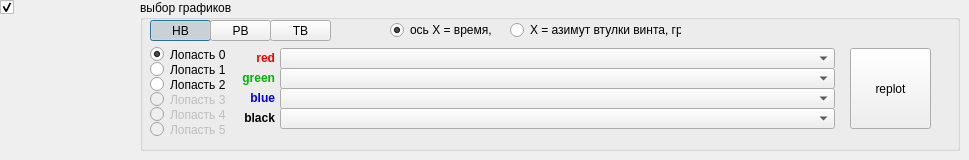
          <widget class="QCustomPlot" name="plot_mainrotor">
           <attribute name="title">
            <string>   Rotors   </string>
           </attribute>
           <widget class="QGroupBox" name="plotbox_mr">
            <property name="geometry">
             <rect>
              <x>140</x>
              <y>0</y>
              <width>820</width>
              <height>151</height>
             </rect>
            </property>
            <property name="title">
             <string>выбор графиков</string>
            </property>
            <widget class="QRadioButton" name="ButtonBl4">
             <property name="enabled">
              <bool>false</bool>
             </property>
             <property name="geometry">
              <rect>
               <x>10</x>
               <y>105</y>
               <width>84</width>
               <height>19</height>
              </rect>
             </property>
             <property name="text">
              <string>Лопасть 4</string>
             </property>
             <attribute name="buttonGroup">
              <string notr="true">buttonGroupBl</string>
             </attribute>
            </widget>
            <widget class="QRadioButton" name="ButtonBl0">
             <property name="geometry">
              <rect>
               <x>10</x>
               <y>45</y>
               <width>84</width>
               <height>19</height>
              </rect>
             </property>
             <property name="text">
              <string>Лопасть 0</string>
             </property>
             <property name="checked">
              <bool>true</bool>
             </property>
             <attribute name="buttonGroup">
              <string notr="true">buttonGroupBl</string>
             </attribute>
            </widget>
            <widget class="QRadioButton" name="ButtonBl3">
             <property name="enabled">
              <bool>false</bool>
             </property>
             <property name="geometry">
              <rect>
               <x>10</x>
               <y>90</y>
               <width>84</width>
               <height>19</height>
              </rect>
             </property>
             <property name="text">
              <string>Лопасть 3</string>
             </property>
             <attribute name="buttonGroup">
              <string notr="true">buttonGroupBl</string>
             </attribute>
            </widget>
            <widget class="QRadioButton" name="ButtonBl2">
             <property name="geometry">
              <rect>
               <x>10</x>
               <y>75</y>
               <width>84</width>
               <height>19</height>
              </rect>
             </property>
             <property name="text">
              <string>Лопасть 2</string>
             </property>
             <attribute name="buttonGroup">
              <string notr="true">buttonGroupBl</string>
             </attribute>
            </widget>
            <widget class="QRadioButton" name="ButtonBl1">
             <property name="geometry">
              <rect>
               <x>10</x>
               <y>60</y>
               <width>84</width>
               <height>19</height>
              </rect>
             </property>
             <property name="text">
              <string>Лопасть 1</string>
             </property>
             <attribute name="buttonGroup">
              <string notr="true">buttonGroupBl</string>
             </attribute>
            </widget>
            <widget class="QPushButton" name="Button_replot_rotors">
             <property name="geometry">
              <rect>
               <x>710</x>
               <y>48</y>
               <width>81</width>
               <height>81</height>
              </rect>
             </property>
             <property name="text">
              <string>replot</string>
             </property>
            </widget>
            <widget class="QLabel" name="label_red_4">
             <property name="enabled">
              <bool>true</bool>
             </property>
             <property name="geometry">
              <rect>
               <x>100</x>
               <y>50</y>
               <width>35</width>
               <height>16</height>
              </rect>
             </property>
             <property name="font">
              <font>
               <weight>75</weight>
               <bold>true</bold>
               <underline>false</underline>
              </font>
             </property>
             <property name="layoutDirection">
              <enum>Qt::LeftToRight</enum>
             </property>
             <property name="styleSheet">
              <string notr="true">color: rgb(240, 0, 0);</string>
             </property>
             <property name="text">
              <string>red</string>
             </property>
             <property name="alignment">
              <set>Qt::AlignRight|Qt::AlignTrailing|Qt::AlignVCenter</set>
             </property>
            </widget>
            <widget class="QComboBox" name="combo_mr_red">
             <property name="geometry">
              <rect>
               <x>140</x>
               <y>48</y>
               <width>555</width>
               <height>21</height>
              </rect>
             </property>
             <property name="font">
              <font>
               <family>Consolas</family>
               <pointsize>9</pointsize>
               <stylestrategy>PreferAntialias</stylestrategy>
              </font>
             </property>
             <property name="maxVisibleItems">
              <number>50</number>
             </property>
            </widget>
            <widget class="QComboBox" name="combo_mr_green">
             <property name="enabled">
              <bool>true</bool>
             </property>
             <property name="geometry">
              <rect>
               <x>140</x>
               <y>68</y>
               <width>555</width>
               <height>21</height>
              </rect>
             </property>
             <property name="font">
              <font>
               <family>Consolas</family>
               <pointsize>9</pointsize>
               <stylestrategy>PreferAntialias</stylestrategy>
              </font>
             </property>
             <property name="maxVisibleItems">
              <number>50</number>
             </property>
            </widget>
            <widget class="QLabel" name="label_22">
             <property name="enabled">
              <bool>true</bool>
             </property>
             <property name="geometry">
              <rect>
               <x>100</x>
               <y>70</y>
               <width>35</width>
               <height>16</height>
              </rect>
             </property>
             <property name="font">
              <font>
               <weight>75</weight>
               <bold>true</bold>
              </font>
             </property>
             <property name="layoutDirection">
              <enum>Qt::LeftToRight</enum>
             </property>
             <property name="styleSheet">
              <string notr="true">color: rgb(0, 180, 0);</string>
             </property>
             <property name="text">
              <string>green</string>
             </property>
             <property name="alignment">
              <set>Qt::AlignRight|Qt::AlignTrailing|Qt::AlignVCenter</set>
             </property>
            </widget>
            <widget class="QRadioButton" name="ButtonBl5">
             <property name="enabled">
              <bool>false</bool>
             </property>
             <property name="geometry">
              <rect>
               <x>10</x>
               <y>120</y>
               <width>84</width>
               <height>19</height>
              </rect>
             </property>
             <property name="text">
              <string>Лопасть 5</string>
             </property>
             <attribute name="buttonGroup">
              <string notr="true">buttonGroupBl</string>
             </attribute>
            </widget>
            <widget class="QComboBox" name="combo_mr_black">
             <property name="geometry">
              <rect>
               <x>140</x>
               <y>108</y>
               <width>555</width>
               <height>21</height>
              </rect>
             </property>
             <property name="font">
              <font>
               <family>Consolas</family>
               <pointsize>9</pointsize>
               <stylestrategy>PreferAntialias</stylestrategy>
              </font>
             </property>
             <property name="maxVisibleItems">
              <number>50</number>
             </property>
            </widget>
            <widget class="QLabel" name="label_41">
             <property name="enabled">
              <bool>true</bool>
             </property>
             <property name="geometry">
              <rect>
               <x>100</x>
               <y>90</y>
               <width>35</width>
               <height>16</height>
              </rect>
             </property>
             <property name="font">
              <font>
               <weight>75</weight>
               <bold>true</bold>
              </font>
             </property>
             <property name="layoutDirection">
              <enum>Qt::LeftToRight</enum>
             </property>
             <property name="styleSheet">
              <string notr="true">color: rgb(0, 0, 240);</string>
             </property>
             <property name="text">
              <string>blue</string>
             </property>
             <property name="alignment">
              <set>Qt::AlignRight|Qt::AlignTrailing|Qt::AlignVCenter</set>
             </property>
            </widget>
            <widget class="QComboBox" name="combo_mr_blue">
             <property name="enabled">
              <bool>true</bool>
             </property>
             <property name="geometry">
              <rect>
               <x>140</x>
               <y>88</y>
               <width>555</width>
               <height>21</height>
              </rect>
             </property>
             <property name="font">
              <font>
               <family>Consolas</family>
               <pointsize>9</pointsize>
               <stylestrategy>PreferAntialias</stylestrategy>
              </font>
             </property>
             <property name="maxVisibleItems">
              <number>50</number>
             </property>
            </widget>
            <widget class="QLabel" name="label_42">
             <property name="geometry">
              <rect>
               <x>100</x>
               <y>110</y>
               <width>35</width>
               <height>16</height>
              </rect>
             </property>
             <property name="font">
              <font>
               <weight>75</weight>
               <bold>true</bold>
               <underline>false</underline>
              </font>
             </property>
             <property name="layoutDirection">
              <enum>Qt::LeftToRight</enum>
             </property>
             <property name="styleSheet">
              <string notr="true">color: rgb(0, 0, 0);</string>
             </property>
             <property name="text">
              <string>black</string>
             </property>
             <property name="alignment">
              <set>Qt::AlignRight|Qt::AlignTrailing|Qt::AlignVCenter</set>
             </property>
            </widget>
            <widget class="QRadioButton" name="radioButton_mrXtime">
             <property name="geometry">
              <rect>
               <x>250</x>
               <y>20</y>
               <width>101</width>
               <height>20</height>
              </rect>
             </property>
             <property name="text">
              <string>ось Х = время, с</string>
             </property>
             <property name="checked">
              <bool>true</bool>
             </property>
             <attribute name="buttonGroup">
              <string notr="true">buttonGroupMRx</string>
             </attribute>
            </widget>
            <widget class="QRadioButton" name="radioButton_mrXazim">
             <property name="geometry">
              <rect>
               <x>370</x>
               <y>20</y>
               <width>171</width>
               <height>20</height>
              </rect>
             </property>
             <property name="text">
              <string>X = азимут втулки винта, грд</string>
             </property>
             <attribute name="buttonGroup">
              <string notr="true">buttonGroupMRx</string>
             </attribute>
            </widget>
            <widget class="QPushButton" name="pushButton_mainrotor">
             <property name="geometry">
              <rect>
               <x>10</x>
               <y>20</y>
               <width>61</width>
               <height>21</height>
              </rect>
             </property>
             <property name="text">
              <string>HB</string>
             </property>
             <property name="checkable">
              <bool>true</bool>
             </property>
             <property name="checked">
              <bool>true</bool>
             </property>
             <property name="default">
              <bool>true</bool>
             </property>
             <attribute name="buttonGroup">
              <string notr="true">buttonGroupRotors</string>
             </attribute>
            </widget>
            <widget class="QPushButton" name="pushButton_tailrotor">
             <property name="geometry">
              <rect>
               <x>70</x>
               <y>20</y>
               <width>61</width>
               <height>21</height>
              </rect>
             </property>
             <property name="text">
              <string>PB</string>
             </property>
             <property name="checkable">
              <bool>true</bool>
             </property>
             <attribute name="buttonGroup">
              <string notr="true">buttonGroupRotors</string>
             </attribute>
            </widget>
            <widget class="QPushButton" name="pushButton_pushrotor">
             <property name="geometry">
              <rect>
               <x>130</x>
               <y>20</y>
               <width>61</width>
               <height>21</height>
              </rect>
             </property>
             <property name="text">
              <string>TB</string>
             </property>
             <property name="checkable">
              <bool>true</bool>
             </property>
             <attribute name="buttonGroup">
              <string notr="true">buttonGroupRotors</string>
             </attribute>
            </widget>
           </widget>
           <widget class="QCheckBox" name="checkBox_mr">
            <property name="geometry">
             <rect>
              <x>0</x>
              <y>-3</y>
              <width>20</width>
              <height>20</height>
             </rect>
            </property>
            <property name="text">
             <string/>
            </property>
            <property name="checked">
             <bool>true</bool>
            </property>
           </widget>
          </widget>
